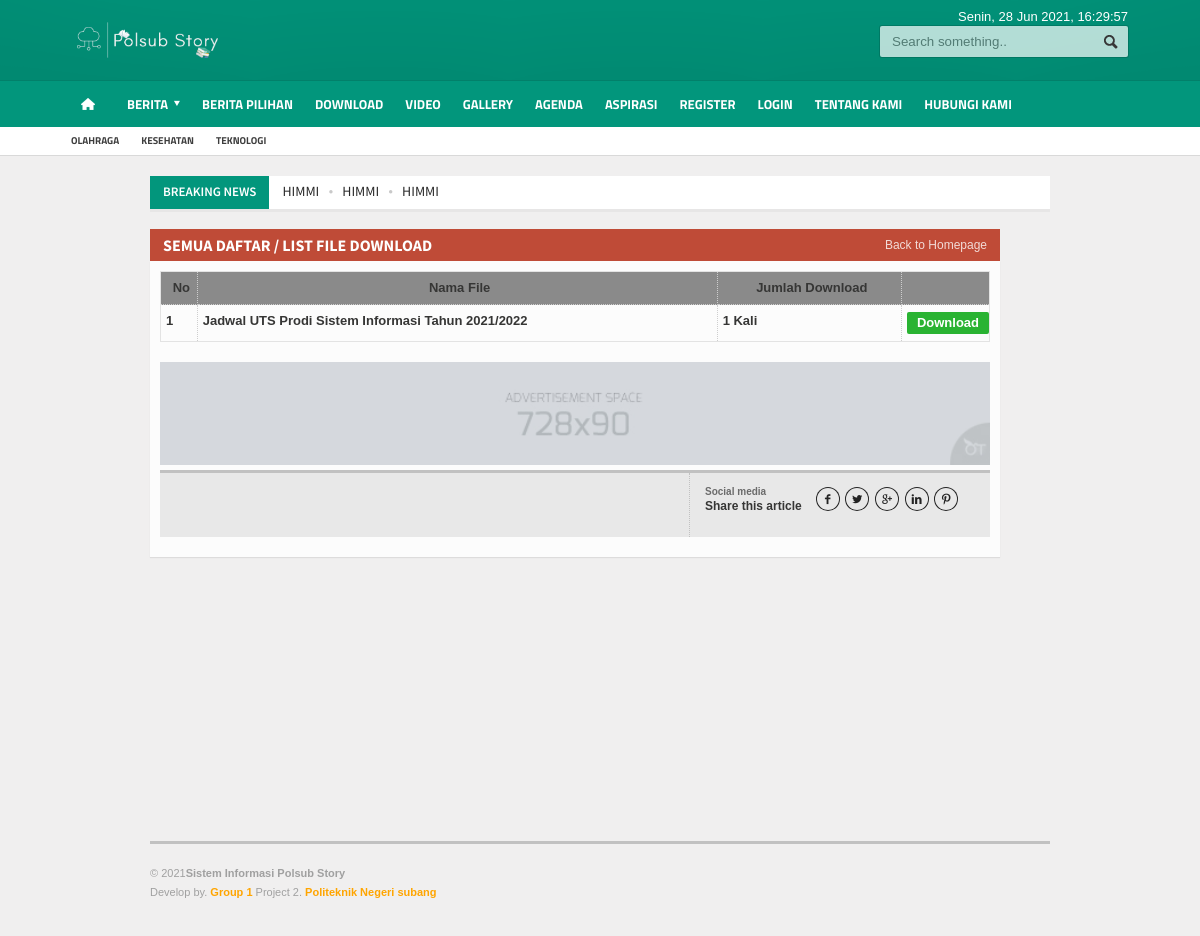
Page /index.php/download on the committed database.
### tables this page shows
CREATE TABLE `logo` (
  `id_logo` int(5) NOT NULL,
  `gambar` varchar(100) NOT NULL
);

CREATE TABLE `menu` (
  `id_menu` int(5) NOT NULL,
  `id_parent` int(5) NOT NULL DEFAULT 0,
  `nama_menu` varchar(255) NOT NULL,
  `link` varchar(100) NOT NULL,
  `aktif` enum('Ya','Tidak') NOT NULL DEFAULT 'Ya',
  `position` enum('Top','Bottom') DEFAULT 'Bottom',
  `urutan` int(3) NOT NULL
);

CREATE TABLE `tag` (
  `id_tag` int(5) NOT NULL,
  `nama_tag` varchar(100) NOT NULL,
  `username` varchar(50) NOT NULL,
  `tag_seo` varchar(100) NOT NULL,
  `count` int(5) NOT NULL
);

CREATE TABLE `berita` (
  `id_berita` int(5) NOT NULL,
  `id_kategori` int(5) NOT NULL,
  `username` varchar(30) NOT NULL,
  `judul` varchar(100) NOT NULL,
  `sub_judul` varchar(255) NOT NULL,
  `youtube` varchar(100) NOT NULL,
  `judul_seo` text NOT NULL,
  `headline` enum('Y','N') NOT NULL DEFAULT 'Y',
  `aktif` enum('Y','N') NOT NULL DEFAULT 'N',
  `utama` enum('Y','N') NOT NULL DEFAULT 'Y',
  `isi_berita` longtext NOT NULL,
  `keterangan_gambar` text NOT NULL,
  `hari` varchar(20) NOT NULL,
  `tanggal` date NOT NULL,
  `jam` time NOT NULL,
  `gambar` varchar(100) NOT NULL,
  `dibaca` int(5) NOT NULL DEFAULT 1,
  `tag` varchar(100) NOT NULL,
  `status` enum('Y','N') NOT NULL DEFAULT 'Y'
);

CREATE TABLE `download` (
  `id_download` int(5) NOT NULL,
  `judul` varchar(100) NOT NULL,
  `nama_file` varchar(100) NOT NULL,
  `tgl_posting` date NOT NULL,
  `hits` int(3) NOT NULL
);

CREATE TABLE `iklantengah` (
  `id_iklantengah` int(5) NOT NULL,
  `judul` varchar(100) NOT NULL,
  `username` varchar(50) NOT NULL,
  `url` varchar(100) NOT NULL,
  `source` text NOT NULL,
  `gambar` varchar(100) NOT NULL,
  `tgl_posting` date NOT NULL,
  `posisi` varchar(50) NOT NULL
);

### application/views/phpmu-magazine/template.php (the view, shortened to what the rows shown need)
<!DOCTYPE HTML>
<html lang = "id">
<head>
	<link type="text/css" rel="stylesheet" href="<?php echo base_url(); ?>template/<?php echo template(); ?>/background/<?php echo background(); ?>/reset.css" />
	<link type="text/css" rel="stylesheet" href="<?php echo base_url(); ?>template/<?php echo template(); ?>/background/<?php echo background(); ?>/main-stylesheet.css" />
	<link type="text/css" rel="stylesheet" href="<?php echo base_url(); ?>template/<?php echo template(); ?>/background/<?php echo background(); ?>/shortcode.css" />
	<link type="text/css" rel="stylesheet" href="<?php echo base_url(); ?>template/<?php echo template(); ?>/background/<?php echo background(); ?>/fonts.css" />
	<link type="text/css" rel="stylesheet" href="<?php echo base_url(); ?>template/<?php echo template(); ?>/background/<?php echo background(); ?>/responsive.css" />
	<link type="text/css" rel="stylesheet" href="<?php echo base_url(); ?>template/<?php echo template(); ?>/background/style.css">
	<link type="text/css" rel="stylesheet" href="<?php echo base_url(); ?>template/<?php echo template(); ?>/background/ideaboxWeather.css">
	<link type="text/css" rel="stylesheet" href="<?php echo base_url(); ?>template/<?php echo template(); ?>/slide/slide.css">
	<link rel="stylesheet" href="<?php echo base_url(); ?>template/<?php echo template(); ?>/lightbox/lightbox.css">
</head>
<body>
<div class="boxed">
	<div class="header">
		<?php include "header.php"; ?>
	</div>
	<div class="content">
		<div class="wrapper">
			<div class="breaking-news">
				<ul>
					<?php
					  $terkini = $this->model_utama->view_where_ordering_limit('berita',array('status' => 'Y'),'id_berita','DESC',0,10);
					  foreach ($terkini->result_array() as $row) {
						echo "<li><a href='$row[judul_seo]'>$row[judul]</a></li>";
					  }
					?>
				</ul>
			</div>
			<div class="main-content">
				<?php echo $contents; ?>
			</div>
		</div>
	</div>
</div>
</body>
</html>

### application/views/phpmu-magazine/download.php (shortened to what the rows shown need)
<div class="main-page left">
	<div class="single-block">
		<div class="content-block main left">
			<div class="block">
				<div class="block-title" style="background: #bf4b37;">
					<h2>Semua daftar / List File Download</h2>
				</div>
				<div class="block-content">
					<div class="shortcode-content">
						<div class="paragraph-row">
							<div class="column12">
								<table class='table-download' style='font-weight:bold; border:1px solid #e3e3e3;' width='100%'>
									<tr style='background:#8a8a8a'>
										<th>No</th>
										<th>Nama File</th>
										<th>Jumlah Download</th>
										<th style='width:70px'></th>
									</tr>
									<?php
										$no=$this->uri->segment(3)+1;
										foreach ($download->result_array() as $r) {
										if(($no % 2)==0){ $warna="#ffffff";}else{ $warna="#E1E1E1"; }
											echo "<tr bgcolor=$warna>
													<td>$no</td>
												  	<td>$r[judul]</td>
												  	<td>$r[hits] Kali</td>
												  	<td><a class='button' style='background:#29b332; color:#ffffff; padding:2px 10px' href='".base_url()."download/file/$r[nama_file]'>Download</a></td>
												  </tr>";
										$no++;
										}
									?>
								</table>
							</div>
						</div>
						<?php
						$diklan = $this->model_utama->view_where_ordering_limit('iklantengah',array('posisi'=>'hal_download'),'id_iklantengah','ASC',0,5);
						foreach ($diklan->result_array() as $ia) {
							echo "<a href='$ia[url]' target='_blank'>";
								$string = $ia['gambar'];
								if ($ia['gambar'] != ''){
									if(preg_match("/swf\z/i", $string)) {
										echo "<embed style='margin-top:-10px' src='".base_url()."asset/foto_iklantengah/$ia[gambar]' width='100%' height=90px quality='high' type='application/x-shockwave-flash'>";
									} else {
										echo "<img style='margin-top:-10px; margin-bottom:5px' width='100%' src='".base_url()."asset/foto_iklantengah/$ia[gambar]' title='$ia[judul]' />";
									}
								}
							echo "</a>";
						}
						?>
					</div>
				</div>
			</div>
		</div>
	</div>
</div>

### application/views/phpmu-magazine/header.php (shortened to what the rows shown need)
<?php
echo "<div class='wrapper'>
	<div class='header-logo'>";
		  $logo = $this->model_utama->view_ordering_limit('logo','id_logo','DESC',0,1);
		  foreach ($logo->result_array() as $row) {
			echo "<a href='".base_url()."'><img style='max-height:50px' src='".base_url()."asset/logo/$row[gambar]'/></a>";
		  }
	echo "</div>
	<div class='header-menu'>
		<ul>";
		echo "</ul>
	</div>
	<div class='header-addons'>
		<span class='city'>
		  ".hari_ini(date('w')).", ".tgl_indo(date('Y-m-d')).", <span id='jam'></span></span>
		<div class='header-search'>
			".form_open('berita/index')."
				<input type='text' placeholder='Search something..'' name='kata' class='search-input' required/>
				<input type='submit' value='Search' name='cari' class='search-button'/>
			</form>
		</div>
	</div>
</div>
<div class='main-menu sticky'>
	<div class='wrapper'>";
		function main_menu() {
			$ci = & get_instance();
	        $query = $ci->db->query("SELECT id_menu, nama_menu, link, id_parent FROM menu where aktif='Ya' AND position='Bottom' order by urutan");
	        $menu = array('items' => array(),'parents' => array());
	        foreach ($query->result() as $menus) {
	            $menu['items'][$menus->id_menu] = $menus;
	            $menu['parents'][$menus->id_parent][] = $menus->id_menu;
	        }
	        if ($menu) {
	            $result = build_main_menu(0, $menu);
	            return $result;
	        }else{
	            return FALSE;
	        }
	    }
		function build_main_menu($parent, $menu) {
	        $html = "";
	        if (isset($menu['parents'][$parent])) {
	        	if ($parent=='0'){
		            $html .= "<ul class='the-menu'>
		            			<li><a href='".base_url()."' style='background: url(".base_url()."asset/images/home.png) no-repeat center; font-size:0; width:34px;'><br></a></li>";
		        }else{
		        	$html .= "<ul>";
		        }
	            foreach ($menu['parents'][$parent] as $itemId) {
	                if (!isset($menu['parents'][$itemId])) {
	                    if(preg_match("/^http/", $menu['items'][$itemId]->link)) {
	                        $html .= "<li><a target='_BLANK' href='".$menu['items'][$itemId]->link."'>".$menu['items'][$itemId]->nama_menu."</a></li>";
	                    }else{
	                        $html .= "<li><a href='".base_url().''.$menu['items'][$itemId]->link."'>".$menu['items'][$itemId]->nama_menu."</a></li>";
	                    }
	                }
	                if (isset($menu['parents'][$itemId])) {
	                    if(preg_match("/^http/", $menu['items'][$itemId]->link)) {
	                        $html .= "<li><a target='_BLANK' href='".$menu['items'][$itemId]->link."'><span>".$menu['items'][$itemId]->nama_menu."</span></a>";
	                    }else{
	                        $html .= "<li><a href='".base_url().''.$menu['items'][$itemId]->link."'><span>".$menu['items'][$itemId]->nama_menu."</span></a>";
	                    }
	                    $html .= build_main_menu($itemId, $menu);
	                    $html .= "</li>";
	                }
	            }
	            $html .= "</ul>";
	        }
	        return $html;
	    }
	    echo main_menu();
	echo "</div>
</div>
<div class='secondary-menu'>
	<div class='wrapper'>
		<ul>";
				$tag = $this->model_utama->view_ordering_limit('tag','id_tag','RANDOM',0,14);
		  		foreach ($tag->result_array() as $row) {
					echo "<li><a href='".base_url()."tag/detail/$row[tag_seo]'>$row[nama_tag]</a></li>";
				}
		echo "</ul>
	</div>
</div>";

### rows in the picture
logo: gambar (picture)
menu: nama_menu "BERITA"
menu: nama_menu "BERITA PILIHAN"
menu: nama_menu "DOWNLOAD"
menu: nama_menu "VIDEO"
menu: nama_menu "GALLERY"
menu: nama_menu "AGENDA"
menu: nama_menu "ASPIRASI"
menu: nama_menu "REGISTER"
menu: nama_menu "LOGIN"
menu: nama_menu "TENTANG KAMI"
menu: nama_menu "HUBUNGI KAMI"
tag: nama_tag "OLAHRAGA"
tag: nama_tag "KESEHATAN"
tag: nama_tag "TEKNOLOGI"
berita: judul "HIMMI"
download: judul "Jadwal UTS Prodi Sistem Informasi Tahun 2021/2022", hits "1"
iklantengah: gambar (picture)
